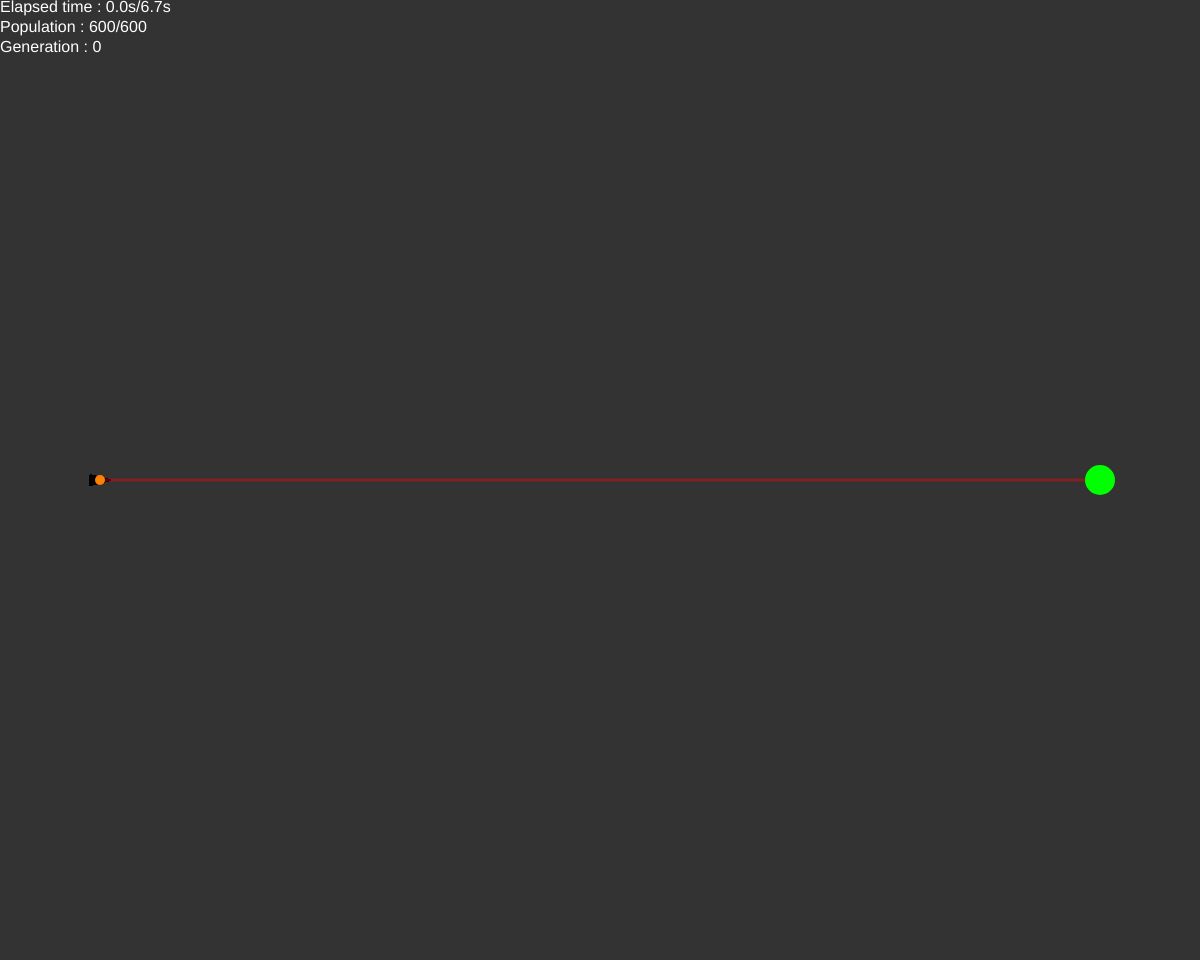
Frame 1 (no input)
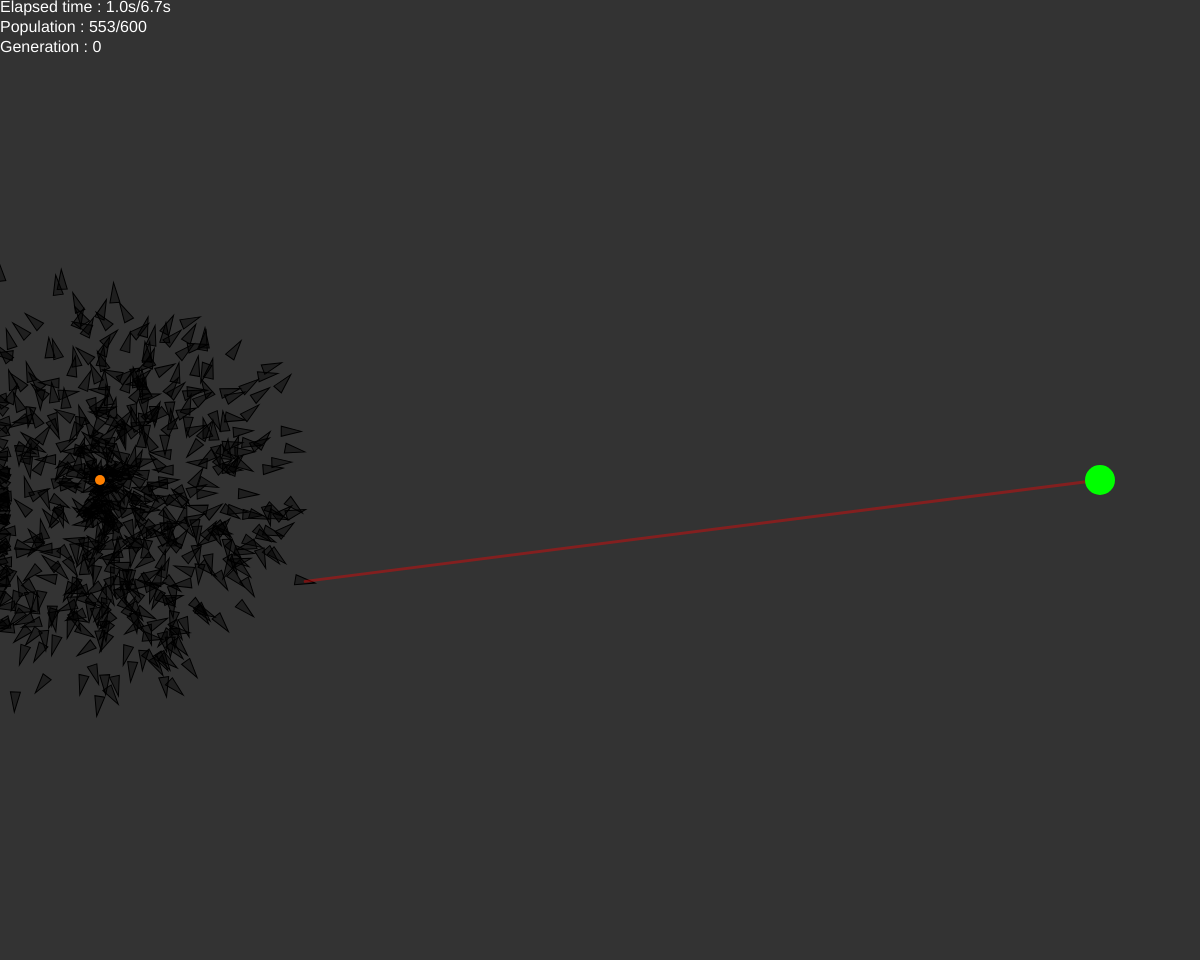
Frame 60 (no input)
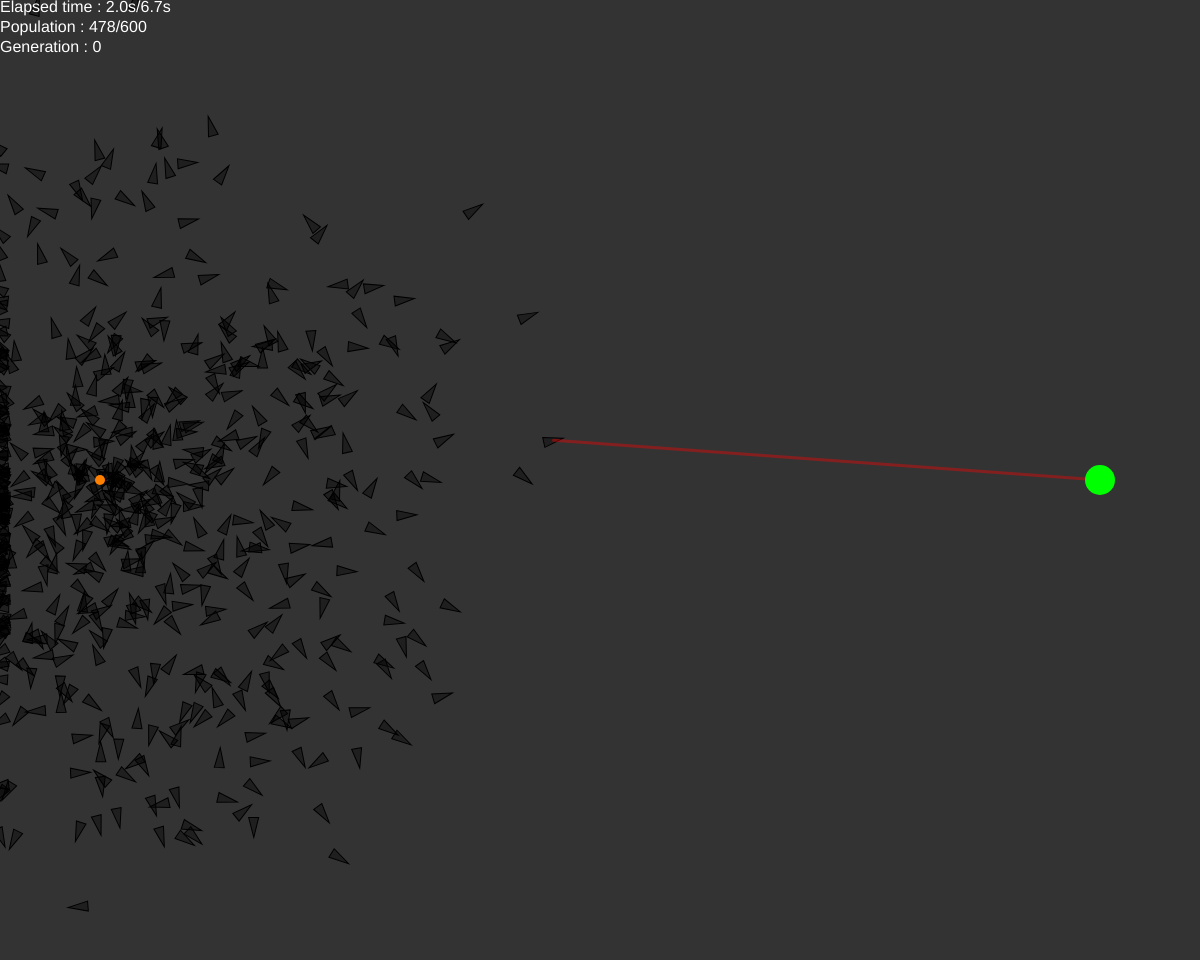
Frame 120 (the mouse pressed at the canvas centre since frame 60)

The p5.js sketch that drew these frames (run headless with seeded random() and noise() and a simulated clock; from frame 60 on, the mouse is pressed at the canvas centre):

// p5.js sketch
// ── sketch.js
const populationSize = 600
const maxFrame = 400

let startPos
let targetPos
let population = []
let obstacles=[]
let timer = 0
let generation=0

function setup() {
  createCanvas(windowWidth, windowHeight - 40)
  speed = createSlider(1, 50, 1, 1)
  startPos=createVector(100, height / 2)
  for (let i = 0; i < populationSize; i++) {
    population.push(new Vehicle(startPos.x, startPos.y))
  }
  targetPos = createVector(width - 100, height / 2)
}

function newGeneration() {
  generation++
  timer = 0
  let sum = 0
  for (let p of population) {
    sum += pow(p.score, 4)
  }

  for (let p of population) {
    p.fitness = pow(p.score, 4) / sum
  }
  let newPopulation = []

  for (let i = 0; i < populationSize; i++) {
    let v1 = pickOne()
    let v2 = pickOne()
    let newv = new Vehicle(startPos.x, startPos.y,v1.field.crossover(v2.field))
    newv.field.mutate(0.01)
    newPopulation.push(newv)
  }

  population = newPopulation.slice()
}

function pickOne() {
  var index = 0
  var r = random(1)

  while (r > 0) {
    r = r - population[index].fitness
    index++
  }
  index--
  return population[index]
}

function stillAlive() {
  let total = 0
  for (let p of population) {
    if (!p.crashed) {
      total++
    }
  }
  return total
}

function getBest(){
  let best=population[0]
  for (let p of population){
    if (p.score>best.score){
      best=p
    }
  }
  return best
}

function draw() {


  for (let n = 0; n < speed.value(); n++) {
    for (let v of population) {
      v.update()
    }
    timer+=1
    if (timer > maxFrame || stillAlive() == 0) {
      newGeneration()
    }
  }
  background(51)
  let best=getBest()
  if (keyIsDown(32)){
    best.render()
    best.field.render()
  }else{
  for (let v of population) {
    v.render()
  }
  }
  for (let o of obstacles){
    o.update()
  }
  
  stroke(255,0,0,100)
  strokeWeight(3)
  line(targetPos.x, targetPos.y,best.pos.x,best.pos.y)
  
  stroke(0, 255, 0)
  strokeWeight(30)
  point(targetPos.x, targetPos.y)
  
  stroke(255, 128, 0)
  strokeWeight(10)
  point(startPos.x, startPos.y)
  
  fill(255)
  noStroke()
  textSize(16)
  textAlign(LEFT, TOP)
  text('Elapsed time : ' + (timer / 60).toFixed(1) + 's/' + (maxFrame / 60).toFixed(1) + 's', 0, 0)
  text('Population : ' + stillAlive() + '/' + populationSize, 0, 20)
  text('Generation : '+generation,0,40)
}

function mousePressed(){
  if (mouseX>0 && mouseY>0 && mouseX<width && mouseY<height){
    obstacles.push(new Rectangle(mouseX,mouseY))
  }
}

function mouseReleased(){
  for (let o of obstacles){
    o.edit=false
  }
}

function keyPressed(){
  if (key=='s'){
    startPos=createVector(mouseX,mouseY)
  }else if (key=='t'){
    targetPos=createVector(mouseX,mouseY)
  }
}
// ── field.js
class Field{
  constructor(res){
    this.res=res
    this.size=createVector(int(width/this.res),int(height/this.res))
    this.grid=[]
    
    this.createGrid()
  }
  createGrid(){
    this.grid=[]
    for (let y=0;y<this.size.y;y++){
      this.grid[y]=[]
      for (let x=0;x<this.size.x;x++){
        this.grid[y][x]=p5.Vector.random2D()
      }
    }
  }
  getVectorAt(x,y){
    return this.grid[constrain(floor(y/this.res),0,this.size.y-2)][constrain(floor(x/this.res),0,this.size.x-2)]
  }
  render(){
    stroke(220)
    for (let y=0;y<this.size.y;y++){
      for (let x=0;x<this.size.x;x++){
        push()
        translate((x+0.5)*this.res,(y+0.5)*this.res)
        rotate(this.grid[y][x].heading())
        strokeWeight(2)
        line(0,0,this.res/2.5,0)
        translate(this.res/2.5,0)
        strokeWeight(5)
        point(0,0)
        pop()
      }
    }
  }
  crossover(other){
    let newField=new Field(this.res)
    for (let y=0;y<this.size.y;y++){
      for (let x=0;x<this.size.x;x++){
        if (random(1)<0.5){
          newField.grid[y][x]=this.grid[y][x]
        }else{
          newField.grid[y][x]=other.grid[y][x]
        }
      }
    }
    return newField
  }
  
  mutate(rate){
    for (let y=0;y<this.size.y;y++){
      for (let x=0;x<this.size.x;x++){
        if (random(1)<rate){
          this.grid[y][x]=p5.Vector.random2D()
        }
      }
    }
  }
}
// ── rectangle.js
class Rectangle{
  constructor(x,y){
    this.x=x
    this.y=y
    this.w=0
    this.h=0
    
    this.edit=true
  }
  update(){
    if (this.edit){
      this.w=mouseX-this.x
      this.h=mouseY-this.y
    }
    
    this.render()
  }
  render(){
    fill(150)
    stroke(255)
    strokeWeight(2)
    rectMode(CORNER)
    rect(this.x,this.y,this.w,this.h)
  }
}
// ── vehicle.js
class Vehicle{
  constructor(x,y,field){
    this.pos=createVector(x,y)
    this.vel=createVector()
    this.acc=createVector()
    
    this.maxSpeed=6
    this.maxForce=0.2
    if (field){
      this.field=field
    }else{
      this.field=new Field(30)
    }
    
    this.r=5
    
    this.crashed=false
    this.score=0
  }
  update(){
    if (this.pos.x<0 || this.pos.y<0 || this.pos.x>width || this.pos.y>height){
      this.score/=2
      this.crashed=true
    }
    for (let o of obstacles){
      if (this.pos.x>o.x && this.pos.y>o.y && this.pos.x<o.x+o.w && this.pos.y<o.y+o.h){
        this.score/=2
        this.crashed=true
        break
      }
      
    }
    if (this.pos.dist(targetPos)<15){
      this.score*=2
      this.score+=map(timer,0,maxFrame,1000,0)
      this.crashed=true
    }
    
    if (!this.crashed){
      this.pos.add(this.vel)
      this.vel.limit(this.maxspeed)
      this.vel.add(this.acc)
      this.acc.mult(0)
    
      this.follow(this.field)
      
      this.score=map(this.pos.dist(targetPos),0,dist(0,0,width,height),dist(0,0,width,height),0)
    }
    
  }
  applyForce(force){
    this.acc.add(force)
  }
  
  follow(field){
    let desired=field.getVectorAt(this.pos.x,this.pos.y)
    desired.normalize()
    desired.mult(this.maxSpeed)
    let steer=p5.Vector.sub(desired,this.vel)
    steer.limit(this.maxForce)
    this.applyForce(steer)
  }
  
  render(){
    fill(0,100)
    stroke(0)
    strokeWeight(1)
    push()
    translate(this.pos.x,this.pos.y)
    // textSize(this.r*2)
    // textAlign(CENTER,CENTER)
    // text(int(this.score),0,-this.r*2)
    textSize(25)
    rotate(this.vel.heading()+PI/2)
    triangle(0,-this.r*2,-this.r,this.r*2,this.r,this.r*2)
    
    pop()
  }
  
}
